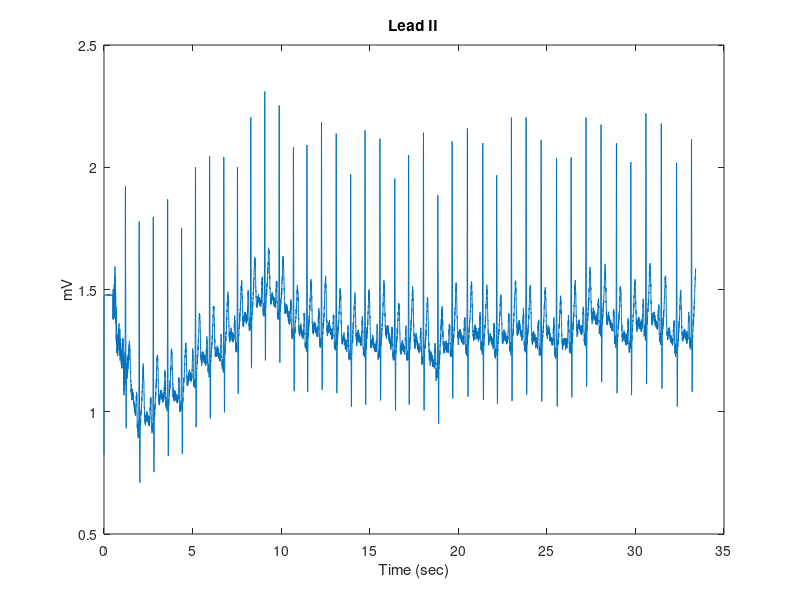
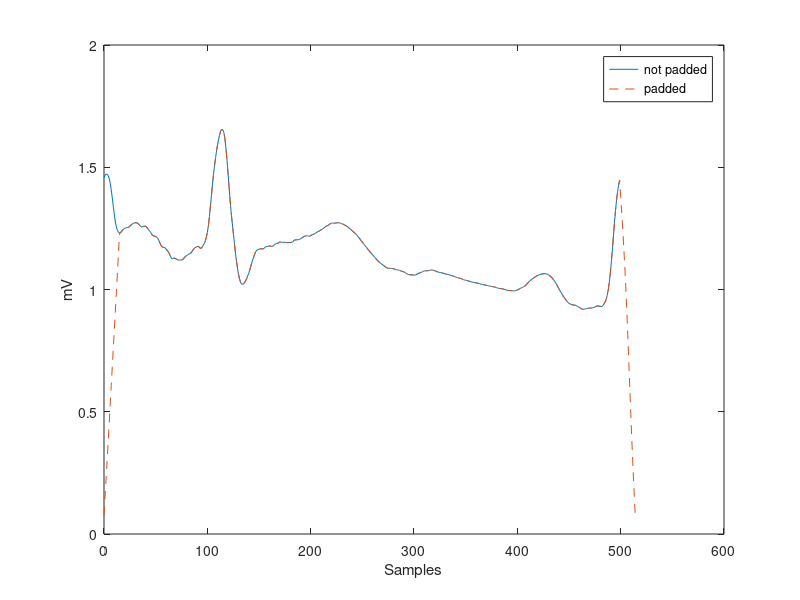
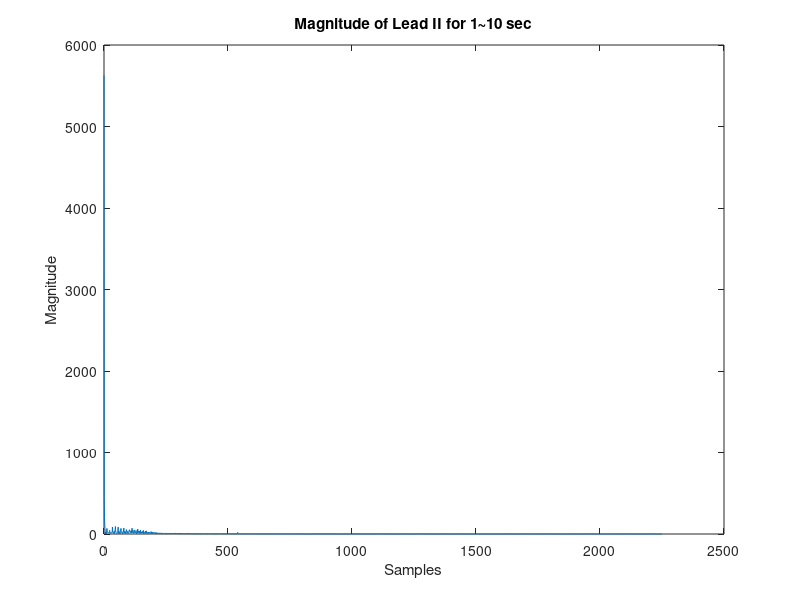
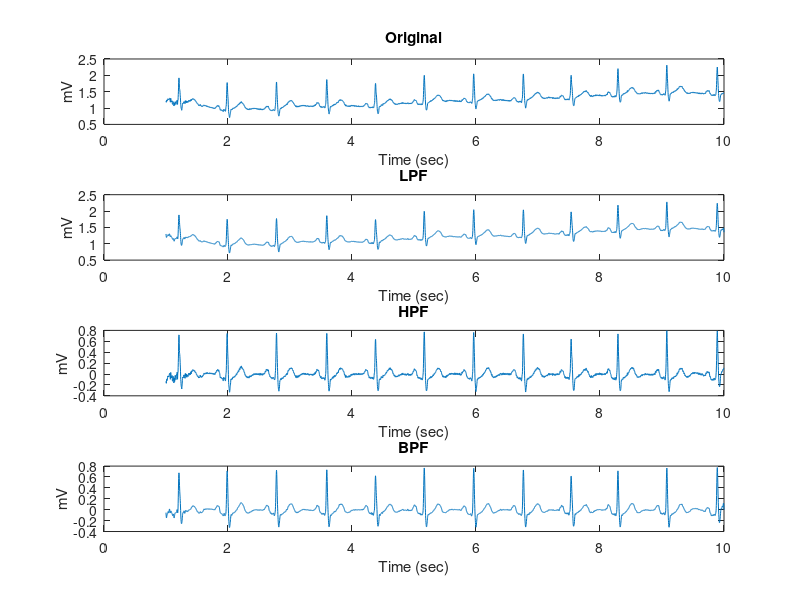

MATLAB code for these plots, in order:
clc
close all
clear all

% 1. Data acquisition

% a
ecg_lead = load('ecg_lead.txt');
fs = 500;
ecg_lead2 = ecg_lead(:,2)';

% b
time_length = length(ecg_lead2) ./ fs;
tt = linspace(0,time_length,length(ecg_lead2));

figure;
plot(tt, ecg_lead2)
title('Lead II')
xlabel('Time (sec)')
ylabel('mV')

% 2. Zero-padding

% a
k1 = tt>=1 & tt<=2;
ecg_test = ecg_lead2(k1);

% b
N = length(ecg_test);
h_no_zp = [ones(1,16)/16, zeros(1,N-16)]; % zeros added to ensure same length N
Hk_no_zp = fft(h_no_zp);
Xk_no_zp = fft(ecg_test);
Yk_no_zp = Xk_no_zp .* Hk_no_zp;
filtered_data_no_zp = ifft(Yk_no_zp);

% c
h_zp = ones(1,16)/16;
M = length(h_zp);
padded_length = 2^nextpow2(N + M - 1); % next power of 2 > N+M-1
Hk_zp = fft(h_zp, padded_length);
Xk_zp = fft(ecg_test, padded_length);
Yk_zp = Xk_zp .* Hk_zp;
filtered_data_zp_full = ifft(Yk_zp);
filtered_data_zp = filtered_data_zp_full(1:N+M-1);

% d
tt_no_zp = tt(k1);
tt_zp = tt(1:length(filtered_data_zp));

figure;
plot(0:N-1, filtered_data_no_zp)
hold on;
plot(0:N + M - 2, filtered_data_zp, '--')
legend('not padded', 'padded')
xlabel('Samples')
ylabel('mV')

% 3. Filtering in Frequency Domain

% a
figure;
k2 = tt >= 1 & tt <= 10;
ecg_test_10 = ecg_lead2(k2);
N = length(ecg_test_10);
Xk = fft(ecg_test_10);
plot(0:N/2 - 1, abs(Xk(1:N/2))) 
title('Magnitude of Lead II for 1~10 sec')
xlabel('Samples')
ylabel('Magnitude')

% b
w_lc = 50; % < fs/2 = 250 
t = linspace(1,10,N); 
f = (0:N-1)*(fs/N);
H_LPF = zeros(1,N);
H_LPF(f <= w_lc | f >= fs - w_lc) = 1; % passband
X = fft(ecg_test_10);
Y_LPF = X .* H_LPF;
y_filtered_LPF = ifft(Y_LPF);

figure;
subplot(4,1,1)
plot(t, ecg_test_10)
title('Original')
xlabel('Time (sec)')
ylabel('mV')
subplot(4,1,2)
plot(t, y_filtered_LPF)
title('LPF')
xlabel('Time (sec)')
ylabel('mV')

% c
w_hc = 2; % < w_lc
H_HPF = zeros(1,N);
H_HPF((f > w_hc) & (f < (fs - w_hc))) = 1; %  passband
Y_HPF = X .* H_HPF;
y_filtered_HPF = ifft(Y_HPF);
subplot(4,1,3)
plot(t, y_filtered_HPF);
title('HPF')
xlabel('Time (sec)')
ylabel('mV')

% d
H_BPF = H_LPF .* H_HPF;
Y_BPF = X .* H_BPF;
y_filtered_BPF = ifft(Y_BPF);
subplot(4,1,4)
plot(t, y_filtered_BPF);
title('BPF')
xlabel('Time (sec)')
ylabel('mV')